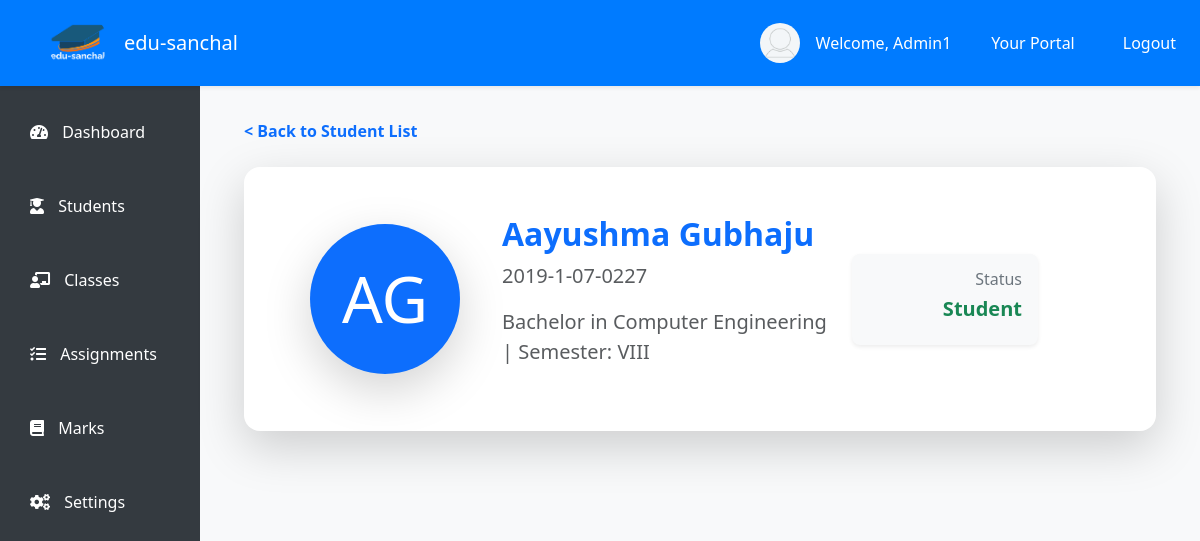
Page /staff/student/2/ (signed in) on the committed database.
### student/models.py (models this page shows, shortened)
class User(AbstractUser):
    user_id = models.CharField(max_length=15, unique=True, editable=False)
    address = models.CharField(max_length=150, null=True, blank=False)
    contact_number = models.CharField(max_length=20, blank=True, null=True)
    date_of_birth = models.DateField(null=True, blank=True)
    gender = models.CharField(max_length=1, choices=[('M', 'Male'), ('F', 'Female'), ('O', 'Other')])
    is_staff = models.BooleanField(default=False)
    is_student = models.BooleanField(default=False)

class Student(models.Model):
    registration_number = models.CharField(max_length=30, unique=True)
    first_name = models.CharField(max_length=50)
    middle_name = models.CharField(max_length=50, null=True, blank=True)
    last_name = models.CharField(max_length=100)
    batch_year = models.CharField(max_length=4)
    gender = models.CharField(max_length=1, choices=[('M', 'Male'), ('F', 'Female'), ('O', 'Other')])
    date_of_birth = models.DateField()
    email = models.EmailField(blank=True, null=True)
    program = models.ForeignKey(Program, on_delete=models.CASCADE)
    semester = models.ForeignKey(Semester, on_delete=models.RESTRICT)
    user = models.OneToOneField(User, on_delete=models.RESTRICT, null=True, blank=True)

class Program(models.Model):
    program_id = models.CharField(max_length=12, unique=True)
    program_name = models.CharField(max_length=60)

class Semester(models.Model):
    SEMESTER_CHOICES = [
        ('I', 'I'),
        ('II', 'II'),
        ('III', 'III'),
        ('IV', 'IV'),
        ('V', 'V'),
        ('VI', 'VI'),
        ('VII', 'VII'),
        ('VIII', 'VIII'),
    ]
    semester_id = models.CharField(max_length=4, unique=True)
    semester = models.CharField(max_length=5, choices=SEMESTER_CHOICES)

### student/views.py (the view)
# urls.py: path('staff/student/<pk>/', views.student_detail, name='student_detail'),
@login_required
def student_detail(request, pk):
    student = get_object_or_404(Student, pk=pk)
    return render(request, 'staff/student_detail.html', {'student': student})

### templates/staff/student_detail.html
<!DOCTYPE html>
{% extends 'staff/index.html' %}
{% load static %}
{% block student_detail %}
<div class="container mt-4">
    <a class="text-decoration-none text-primary fw-bold" href="{% url 'students:student_lists' pk=user.pk %}">
        &lt; Back to Student List
    </a>
</div>
<div class="container mt-4">
    <div class="card shadow-lg border-0 rounded-4">
        <div class="card-body p-5">
            <div class="row align-items-center">
                <div class="col-md-3 text-center mb-4 mb-md-0">
                    <div class="rounded-circle bg-primary d-flex justify-content-center align-items-center mx-auto shadow-lg"
                         style="width: 150px; height: 150px;">
                        <p class="text-white display-3 mb-0">{{ student.first_name|slice:":1" }}{{ student.last_name|slice:":1" }}</p>
                    </div>
                </div>
                <div class="col-md-5">
                    <h2 class="text-primary fw-bold">{{ student.first_name }} {{ student.last_name }}</h2>
                    <p class="text-muted fs-5">{{ student.registration_number }}</p>
                    <p class="text-muted fs-5">{{student.program.program_name}} | Semester: {{student.semester.semester}}</p>
                </div>
                <div class="col-md-3 text-md-end text-center">
                    <div class="bg-light p-3 rounded-3 shadow-sm">
                        <h6 class="text-secondary">Status</h6>
                        <h5 class="text-success fw-bold">
                            Student
                        </h5>
                    </div>
                </div>
            </div>
        </div>
    </div>
</div>
{% endblock %}

### templates/staff/index.html (shortened to what this page needs)
<!DOCTYPE html>
{% load static %}
<html lang="en">
<head>
    <link href="https://cdn.jsdelivr.net/npm/bootstrap@5.3.3/dist/css/bootstrap.min.css" rel="stylesheet">
    <link rel="stylesheet" href="https://cdnjs.cloudflare.com/ajax/libs/font-awesome/5.15.4/css/all.min.css">
</head>
<body>
    <nav class="navbar navbar-expand-lg top-navbar shadow-sm">
        <a class="navbar-brand d-flex mx-5 align-items-center" href="{% url 'students:staff_dashboard' pk=user.pk %}">
            <img class="rounded-circle" src="{% static 'images/logo/icon.png' %}" alt="Edu-Ikshya Logo"
                 width="60" height="60">
            <span class="ms-3 text-white">edu-sanchal</span>
        </a>
        <div class="collapse navbar-collapse justify-content-end" id="navbarNav">
            {% if user.is_authenticated %}
            <ul class="navbar-nav ms-auto d-none d-lg-flex align-items-center">
                <li class="nav-item mx-3">
                    <div class="d-flex align-items-center">
                        <div class="profile-pic">
                            <img src="{% static 'images/profile/images.png' %}" width="25px" height="25px">
                        </div>
                        <p class="text-white mb-0">Welcome, {{ user.first_name }}</p>
                    </div>
                </li>
                {% if user.is_superuser %}
                <li class="nav-item mx-3">
                    <a class="nav-link text-white" target="_blank" href="{% url 'admin:index' %}">Your Portal</a>
                </li>
                {% endif %}
                <li class="nav-item mx-3">
                    <a class="nav-link text-white" href="{% url 'students:logout' %}">Logout</a>
                </li>
            </ul>
            {% endif %}
        </div>
    </nav>
    <div class="side-navbar d-none d-lg-flex">
        <nav class="nav flex-column w-100">
            <a class="nav-link {% if request.resolver_match.url_name == 'staff_dashboard' %}active{% endif %}"
                href="{% url 'students:staff_dashboard' pk=user.pk %}">
                <i class="fas fa-tachometer-alt"></i> <span>Dashboard</span>
            </a>
            <a class="nav-link {% if request.resolver_match.url_name == 'student_lists' %}active{% endif %}"
                href="{% url 'students:student_lists' pk=user.pk %}">
                <i class="fas fa-user-graduate"></i> <span>Students</span>
            </a>
            <a class="nav-link {% if request.resolver_match.url_name == 'classes_view' %}active{% endif %}"
                href="{% url 'students:classes_view' pk=user.pk %}">
                <i class="fas fa-chalkboard-teacher"></i> <span>Classes</span>
            </a>
            <a class="nav-link {% if request.resolver_match.url_name == 'assignments' %}active{% endif %}"
                href="{% url 'students:assignments' pk=user.pk %}">
                <i class="fas fa-tasks"></i> <span>Assignments</span>
            </a>
            <a class="nav-link {% if request.resolver_match.url_name == 'marks_dashboard' %}active{% endif %}"
                href="{% url 'students:marks_dashboard' pk=user.pk %}">
                <i class="fas fa-book"></i> <span>Marks</span>
            </a>
            <div class="mt-auto">
                <a class="nav-link" href="#">
                    <i class="fas fa-cogs"></i> <span>Settings</span>
                </a>
            </div>
        </nav>
    </div>
    <div class="content">
        <div class="container">
            {% block student_detail %}
            {% endblock %}
        </div>
    </div>
</body>
</html>

### templates/staff/index.html (style rules this page uses)
body { display: flex; }
.top-navbar { position: fixed; top: 0; width: 100%; z-index: 1030; background-color: #007bff; }
.side-navbar { position: fixed; top: 75px; bottom: 0; width: 200px; padding-top: 20px; background-color: #343a40; display: flex; flex-direction: column; }
.side-navbar .nav-link { padding: 25px 30px; }
.content { margin-top: 75px; margin-left: 200px; padding: 20px; width: calc(100% - 200px); background-color: #f8f9fa; }
.profile-pic { width: 40px; height: 40px; border-radius: 50%; overflow: hidden; margin-right: 1rem; }
.profile-pic img { width: 100%; height: auto; }
.nav-link { color: white; }
.side-navbar .nav-link span { margin-left: 10px; }
.content { background-color: #f8f9fa; min-height: 100vh; }

### rows in the picture
User: first_name "Admin1"
Student: first_name "A", last_name "G", first_name "Aayushma", last_name "Gubhaju", registration_number "2019-1-07-0227", program.program_name "Bachelor in Computer Engineering", semester.semester "VIII"
